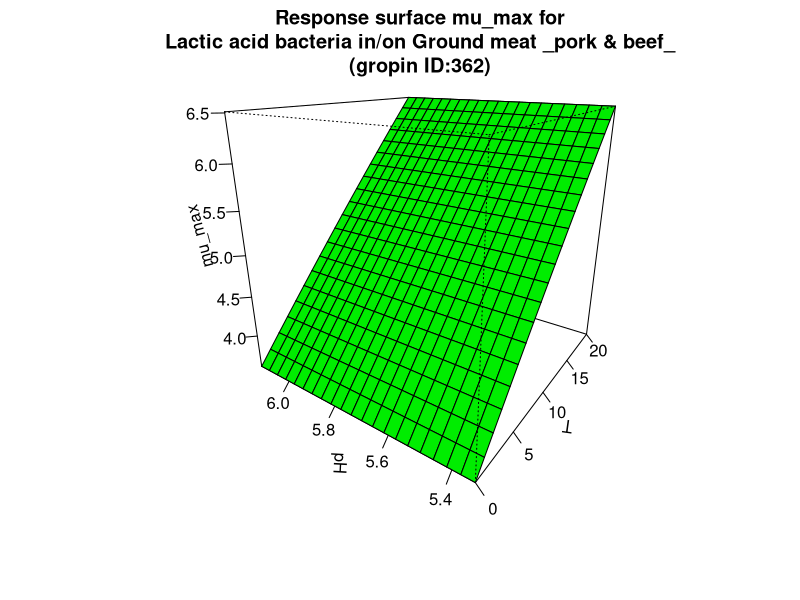

Write R code to recreate this figure.
#############################
# start of Parameter script
#############################
T <- seq(0,20.02,length.out=21)
pH <- seq(5.33466533466533,6.13613,length.out=21)
#############################
# end of Parameter script
#############################
############################# 
# start of Model script Gropin ID 362 
#############################
 
# constant coefficients for this model
lagref <- 36.2
dlag <- 0
Elag <- 97
 
variables <- data.frame(T,pH)
argumentsPar <- expand.grid(variables)
 
# heart of the model
response_surface <- function(T,pH) {
   mumax <-(log(lagref)-dlag*(5.7-pH)-(Elag/0.00831)*((1/(T+273))-(1/273)))

return(mumax=mumax)
} 

# output parameters
mumax <- cbind(argumentsPar,response_surface(argumentsPar['T'],argumentsPar['pH']))
colnames(mumax) <- c(colnames(argumentsPar),'mumax')
#############################
# End of Model script
#############################
############################# 
# start of Visualisation script Gropin ID 362 
#############################
persp(T,pH,matrix(unlist(mumax$mumax),nrow=21),col = 'green',xlab='T',ylab='pH',zlab='mu_max',main='Response surface mu_max for
Lactic acid bacteria in/on Ground meat _pork & beef_
(gropin ID:362)',theta=305,phi=20,shade=0.25,ticktype = 'detailed')
#############################
# End of Visualisation script
#############################
